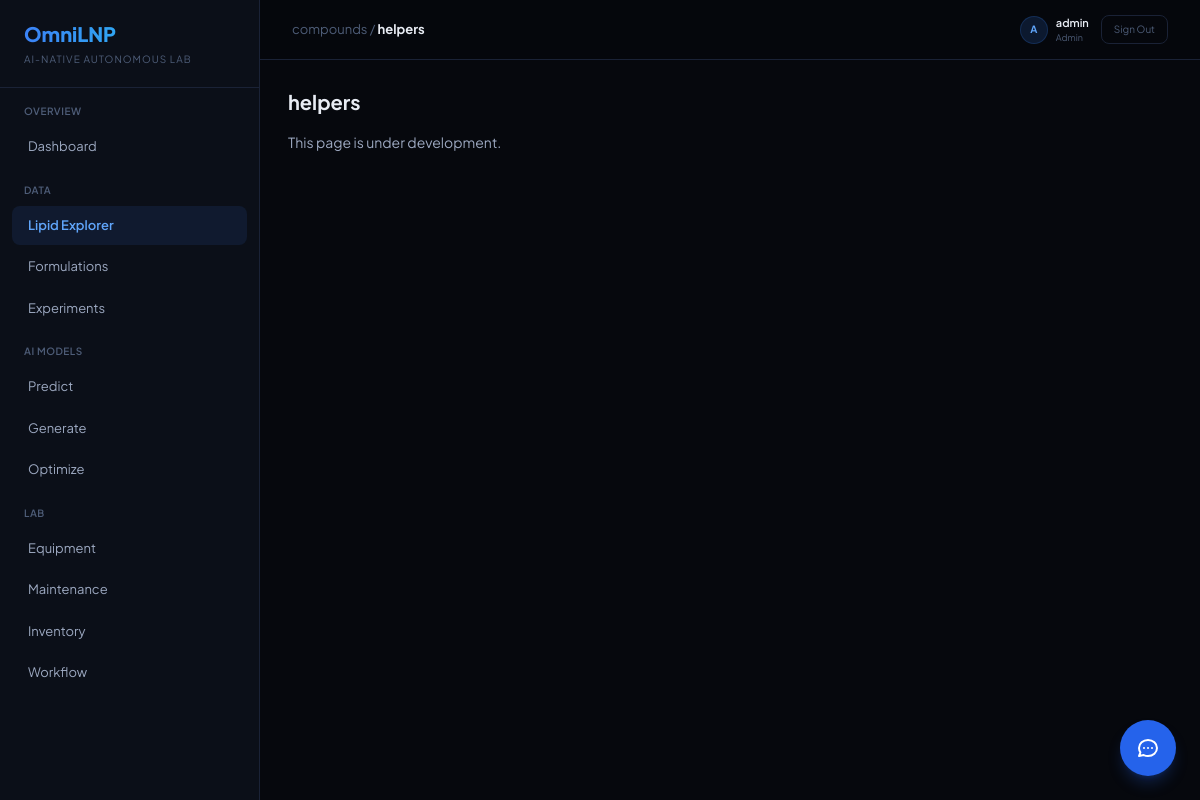
Screenshot of /compounds/helpers/ (signed in) with the database file from the repository.
### accounts/models.py (models this page shows, shortened)
class User(AbstractUser):
    class Role(models.TextChoices):
        ADMIN = "admin", "Admin"
        RESEARCHER = "researcher", "Researcher"
        OPERATOR = "operator", "Operator"
        VIEWER = "viewer", "Viewer"
    role = models.CharField(max_length=20, choices=Role.choices, default=Role.RESEARCHER)
    organization = models.CharField(max_length=200, blank=True, default="")
    bio = models.TextField(blank=True, default="")

### compounds/views.py (the view)
# urls.py: path("helpers/", views.helper_lipids, name="helpers"),
@login_required
def helper_lipids(request):
    ctx = {
        "helpers": HelperLipid.objects.annotate(usage=Count("formulations")),
        "cholesterols": Cholesterol.objects.annotate(usage=Count("formulations")),
        "pegs": PEGLipid.objects.annotate(usage=Count("formulations")),
    }
    return render(request, "compounds/helpers.html", ctx)

### templates/compounds/helpers.html (shortened to what this page needs)
{% extends "base/base.html" %}
{% block breadcrumb %}compounds / <strong class="text-dark-50">helpers</strong>{% endblock %}
{% block content %}
<h2 class="text-xl font-bold mb-4">helpers</h2>
<p class="text-dark-100 text-sm">This page is under development.</p>
{% endblock %}

### templates/base/base.html (shortened to what this page needs)
<!DOCTYPE html>
<html lang="ko">
<head>
<script src="https://cdn.tailwindcss.com"></script>
</head>
<body class="bg-dark-900 text-dark-50 flex min-h-screen">
<aside class="w-[260px] bg-dark-800 border-r border-dark-400 flex flex-col fixed top-0 left-0 bottom-0 z-50 overflow-y-auto">
  <div class="px-6 py-5 border-b border-dark-400">
    <h1 class="text-xl font-extrabold bg-gradient-to-r from-blue-500 to-cyan-400 bg-clip-text text-transparent">OmniLNP</h1>
    <span class="text-[10px] text-dark-200 tracking-widest uppercase mt-1 block">AI-Native Autonomous Lab</span>
  </div>
  <nav class="flex-1 py-4 px-3">
    {% with app=request.resolver_match.app_name view=request.resolver_match.url_name %}
    <div class="text-[10px] font-semibold text-dark-200 uppercase tracking-wider px-3 mb-2">Overview</div>
    <a href="{% url 'dashboard:index' %}" class="flex items-center gap-3 px-4 py-2.5 rounded-lg text-[13px] {% if app == 'dashboard' %}bg-blue-500/10 text-blue-400 font-semibold{% else %}text-dark-100 hover:bg-dark-500{% endif %} mb-0.5">Dashboard</a>
    <div class="text-[10px] font-semibold text-dark-200 uppercase tracking-wider px-3 mb-2 mt-4">Data</div>
    <a href="{% url 'compounds:list' %}" class="flex items-center gap-3 px-4 py-2.5 rounded-lg text-[13px] {% if app == 'compounds' %}bg-blue-500/10 text-blue-400 font-semibold{% else %}text-dark-100 hover:bg-dark-500{% endif %} mb-0.5">Lipid Explorer</a>
    <a href="{% url 'formulations:list' %}" class="flex items-center gap-3 px-4 py-2.5 rounded-lg text-[13px] {% if app == 'formulations' %}bg-blue-500/10 text-blue-400 font-semibold{% else %}text-dark-100 hover:bg-dark-500{% endif %} mb-0.5">Formulations</a>
    <a href="{% url 'experiments:list' %}" class="flex items-center gap-3 px-4 py-2.5 rounded-lg text-[13px] {% if app == 'experiments' %}bg-blue-500/10 text-blue-400 font-semibold{% else %}text-dark-100 hover:bg-dark-500{% endif %} mb-0.5">Experiments</a>
    <div class="text-[10px] font-semibold text-dark-200 uppercase tracking-wider px-3 mb-2 mt-4">AI Models</div>
    <a href="{% url 'ai_models:predict' %}" class="flex items-center gap-3 px-4 py-2.5 rounded-lg text-[13px] {% if view == 'predict' %}bg-blue-500/10 text-blue-400 font-semibold{% else %}text-dark-100 hover:bg-dark-500{% endif %} mb-0.5">Predict</a>
    <a href="{% url 'ai_models:generate' %}" class="flex items-center gap-3 px-4 py-2.5 rounded-lg text-[13px] {% if view == 'generate' %}bg-blue-500/10 text-blue-400 font-semibold{% else %}text-dark-100 hover:bg-dark-500{% endif %} mb-0.5">Generate</a>
    <a href="{% url 'ai_models:optimize' %}" class="flex items-center gap-3 px-4 py-2.5 rounded-lg text-[13px] {% if view == 'optimize' %}bg-blue-500/10 text-blue-400 font-semibold{% else %}text-dark-100 hover:bg-dark-500{% endif %} mb-0.5">Optimize</a>
    <div class="text-[10px] font-semibold text-dark-200 uppercase tracking-wider px-3 mb-2 mt-4">Lab</div>
    <a href="{% url 'equipment:monitor' %}" class="flex items-center gap-3 px-4 py-2.5 rounded-lg text-[13px] {% if app == 'equipment' and view == 'monitor' %}bg-blue-500/10 text-blue-400 font-semibold{% else %}text-dark-100 hover:bg-dark-500{% endif %} mb-0.5">Equipment</a>
    <a href="{% url 'equipment:maintenance' %}" class="flex items-center gap-3 px-4 py-2.5 rounded-lg text-[13px] {% if view == 'maintenance' %}bg-blue-500/10 text-blue-400 font-semibold{% else %}text-dark-100 hover:bg-dark-500{% endif %} mb-0.5">Maintenance</a>
    <a href="{% url 'inventory:dashboard' %}" class="flex items-center gap-3 px-4 py-2.5 rounded-lg text-[13px] {% if app == 'inventory' %}bg-blue-500/10 text-blue-400 font-semibold{% else %}text-dark-100 hover:bg-dark-500{% endif %} mb-0.5">Inventory</a>
    <a href="{% url 'workflow:pipeline' %}" class="flex items-center gap-3 px-4 py-2.5 rounded-lg text-[13px] {% if app == 'workflow' %}bg-blue-500/10 text-blue-400 font-semibold{% else %}text-dark-100 hover:bg-dark-500{% endif %} mb-0.5">Workflow</a>
    {% endwith %}
  </nav>
</aside>
<div class="ml-[260px] flex-1 min-h-screen">
  <div class="h-[60px] border-b border-dark-400 flex items-center justify-between px-8 bg-dark-900/80 backdrop-blur-xl sticky top-0 z-40">
    <span class="text-[13px] text-dark-200">{% block breadcrumb %}Dashboard{% endblock %}</span>
    {% if user.is_authenticated %}
    <div class="flex items-center gap-3">
      <div class="flex items-center gap-2">
        <div class="w-7 h-7 rounded-full bg-blue-500/15 border border-blue-500/20 flex items-center justify-center text-[10px] font-bold text-blue-400">{{ user.username|make_list|first|upper }}</div>
        <div>
          <div class="text-[11px] font-semibold text-dark-50">{{ user.username }}</div>
          <div class="text-[9px] text-dark-200">{{ user.get_role_display|default:"Researcher" }}</div>
        </div>
      </div>
      <a href="{% url 'accounts:logout' %}" class="px-3 py-1.5 border border-dark-400 hover:border-dark-300 rounded-lg text-[10px] text-dark-200 hover:text-dark-100 transition">Sign Out</a>
    </div>
    {% endif %}
  </div>
  <main class="p-7">{% block content %}{% endblock %}</main>
</div>
{% if user.is_authenticated %}
<div id="chat-widget" data-page-context="{{ request.resolver_match.app_name|default:'dashboard' }}">
  <button id="chat-toggle" onclick="toggleChat()" class="fixed bottom-6 right-6 w-14 h-14 bg-blue-600 hover:bg-blue-500 rounded-full shadow-lg shadow-blue-600/25 flex items-center justify-center transition-all z-50 group">
  </button>
</div>
{% endif %}
</body>
</html>

### templates/base/base.html (style rules this page uses)
body { font-family: 'Plus Jakarta Sans', sans-serif; }

### rows the page displays
User: username|make_list "A", username "admin", role "Admin"
